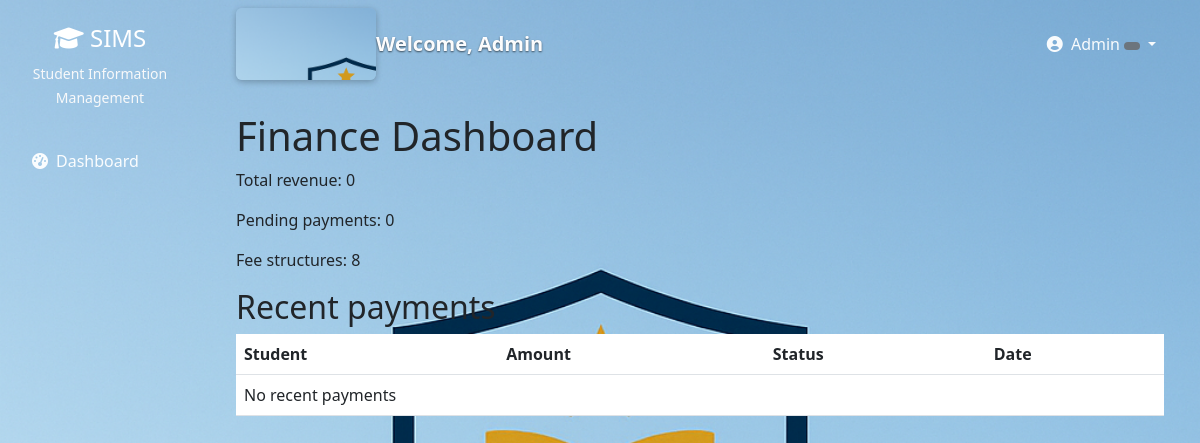
The app's page /finance/dashboard/ (signed in), older data.
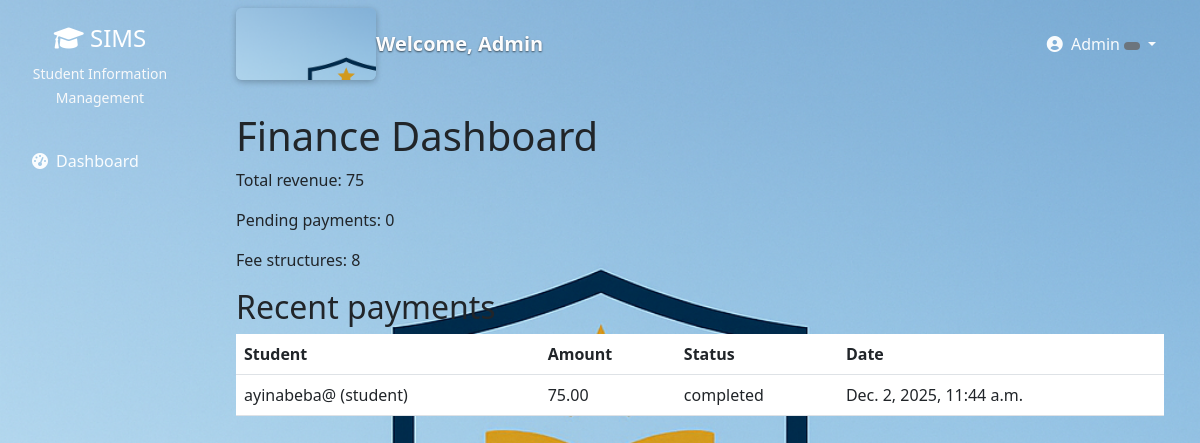
The same page, newer data.
### payments/models.py (models this page shows, shortened)
class Payment(models.Model):
    student = models.ForeignKey(User, on_delete=models.CASCADE, limit_choices_to={'role': 'student'})
    fee_structure = models.ForeignKey(FeeStructure, on_delete=models.CASCADE)
    amount_paid = models.DecimalField(max_digits=10, decimal_places=2)
    payment_date = models.DateTimeField(auto_now_add=True)
    payment_method = models.CharField(max_length=50)
    transaction_id = models.CharField(max_length=100, unique=True)
    STATUS_CHOICES = (
        ('pending', 'Pending'),
        ('completed', 'Completed'),
        ('failed', 'Failed'),
    )
    status = models.CharField(max_length=20, choices=STATUS_CHOICES, default='pending')

### users/models.py (models this page shows)
class User(AbstractUser):
    ROLE_CHOICES = (
        ('admin', 'Administrator'),
        ('teacher', 'Teacher'),
        ('student', 'Student'),
        ('registrar', 'Registrar'),
        ('finance', 'Finance Officer'),
        ('parent', 'Parent'),
    )
    role = models.CharField(max_length=20, choices=ROLE_CHOICES)
    phone = models.CharField(max_length=15, blank=True)
    address = models.TextField(blank=True)
    date_of_birth = models.DateField(null=True, blank=True)
    profile_picture = models.ImageField(upload_to='profiles/', null=True, blank=True)
    is_approved = models.BooleanField(default=False)
    created_at = models.DateTimeField(auto_now_add=True)
    def __str__(self):
        return f"{self.username} ({self.role})"

### users/decorators.py (the view)
        def wrapper(request, *args, **kwargs):
            if request.user.is_authenticated:
                if request.user.role in allowed_roles or request.user.is_superuser:
                    return view_func(request, *args, **kwargs)
            messages.error(request, "You don't have permission to access this page.")
            return redirect('dashboard')

### finance/views.py (called while the page is built)
@finance_required
def finance_dashboard(request):
    total_revenue = Payment.objects.filter(status='completed').aggregate(Sum('amount_paid'))['amount_paid__sum'] or 0
    pending_payments = Payment.objects.filter(status='pending').count()
    total_fee_structures = FeeStructure.objects.filter(is_active=True).count()
    recent_payments = Payment.objects.select_related('student', 'fee_structure').order_by('-payment_date')[:10]
    context = {
        'total_revenue': total_revenue,
        'pending_payments': pending_payments,
        'total_fee_structures': total_fee_structures,
        'recent_payments': recent_payments,
    }
    return render(request, 'finance/finance_dashboard.html', context)

### finance/templates/finance/finance_dashboard.html (shortened to what this page needs)
{% extends 'base.html' %}
{% block content %}
<h1>Finance Dashboard</h1>
<div>
  <p>Total revenue: {{ total_revenue }}</p>
  <p>Pending payments: {{ pending_payments }}</p>
  <p>Fee structures: {{ total_fee_structures }}</p>
</div>
<h2>Recent payments</h2>
<table class="table">
  <thead><tr><th>Student</th><th>Amount</th><th>Status</th><th>Date</th></tr></thead>
  <tbody>
  {% for p in recent_payments %}
    <tr>
      <td>{{ p.student }}</td>
      <td>{{ p.amount_paid }}</td>
      <td>{{ p.status }}</td>
      <td>{{ p.payment_date }}</td>
    </tr>
  {% empty %}
    <tr><td colspan="4">No recent payments</td></tr>
  {% endfor %}
  </tbody>
</table>
{% endblock %}

Row changes from the older to the newer data that the page shows:
added Payment: student "ayinabeba@ (student)", amount_paid "75.00", status "completed", payment_date "Dec. 2, 2025, 11:44 a.m."
Text that changed along with them:
{{ total_revenue }}: "0" → "75"
text no longer shown: "No recent payments"
